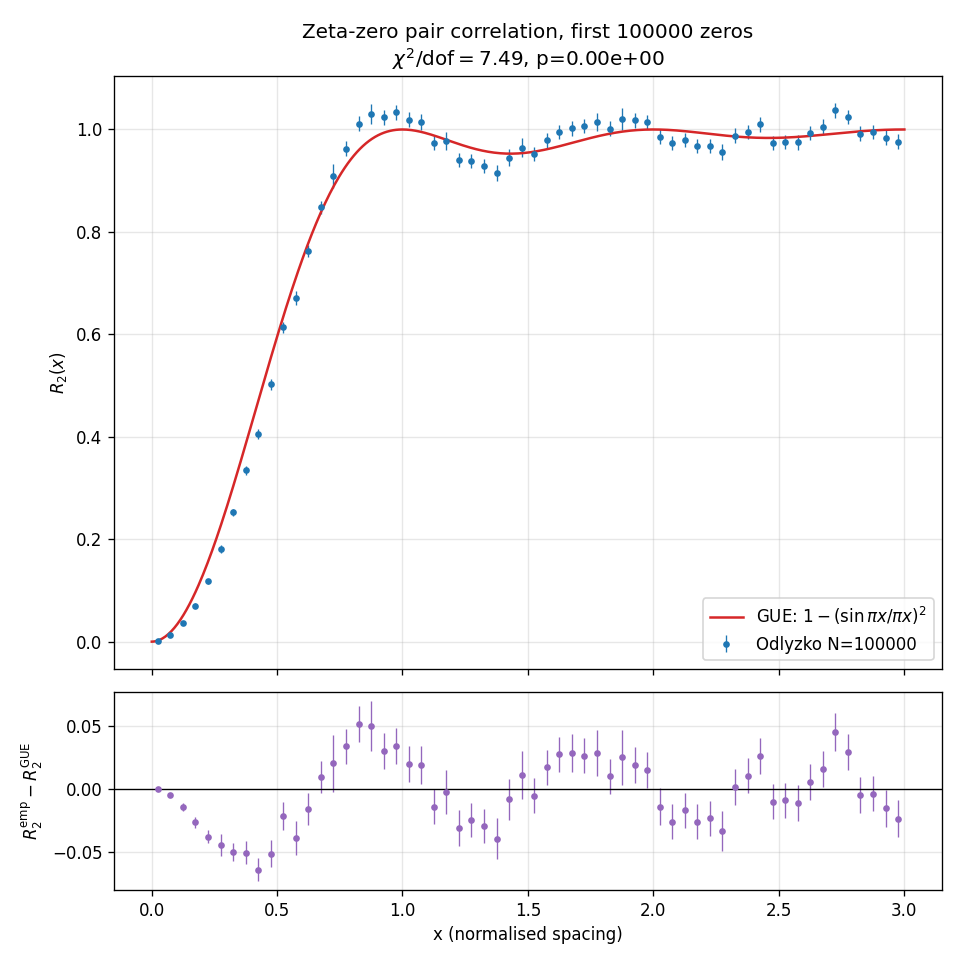

Write Python code to recreate this figure.
#!/usr/bin/env python3
"""
V7 Test 5: Odlyzko zero-statistics vs Montgomery-Dyson GUE pair correlation.

Tests whether empirical R_2(x) on first 10^5 Riemann zeta zeros deviates from
GUE in a way compatible with CCM arXiv:2511.22755 O(1/log T) Euler-product
truncation corrections.

Data: http://www.dtc.umn.edu/~odlyzko/zeta_tables/zeros1 (100k zeros, ~5 MB).
"""
from __future__ import annotations

import os
import sys
import urllib.request
from pathlib import Path

import numpy as np
import matplotlib
matplotlib.use("Agg")
import matplotlib.pyplot as plt

# ----------------------------------------------------------------------------
# 1. Load Odlyzko zeros
# ----------------------------------------------------------------------------
ZEROS_URL = "http://www.dtc.umn.edu/~odlyzko/zeta_tables/zeros1"
ZEROS_PATH = Path("/tmp/odlyzko_zeros1.txt")

def load_zeros() -> np.ndarray:
    if not ZEROS_PATH.exists():
        print(f"[fetch] {ZEROS_URL} -> {ZEROS_PATH}")
        urllib.request.urlretrieve(ZEROS_URL, ZEROS_PATH)
    gammas = np.loadtxt(ZEROS_PATH)
    print(f"[data] Loaded {len(gammas)} zeros from {ZEROS_URL}")
    print(f"[data] range: gamma_1 = {gammas[0]:.4f}, gamma_N = {gammas[-1]:.4f}")
    return gammas

# ----------------------------------------------------------------------------
# 2. Pair correlation R_2(x) using the standard Odlyzko/Montgomery
#    normalisation. We *unfold* the zeros: tilde_gamma_n = gamma_n * log(gamma_n/(2*pi))/(2*pi).
#    Then mean spacing is 1. Pair correlation on grid x with bin Dx:
#      R_2(x) = #pairs (n<m) with tilde_gamma_m - tilde_gamma_n in [x, x+Dx] / (N * Dx)
#    normalised s.t. R_2(x) -> 1 as x -> infty.
# ----------------------------------------------------------------------------
def unfold(gammas: np.ndarray) -> np.ndarray:
    # Riemann-von Mangoldt: N(T) = (T/2pi) log(T/2pi) - T/2pi + 7/8 + S(T) + O(1/T)
    # Standard Odlyzko unfolding: tilde_gamma_n = N(gamma_n) - S(gamma_n)  ~  smooth part
    t = gammas / (2.0 * np.pi)
    return t * np.log(t) - t + 7.0 / 8.0

def pair_correlation(tg: np.ndarray, xmax: float, dx: float):
    """
    Empirical pair correlation. Counts pairs within distance xmax only (fast).
    Uses sorted-array two-pointer sweep.
    Returns x_centers, R2, counts_per_bin.
    """
    N = len(tg)
    nbins = int(round(xmax / dx))
    counts = np.zeros(nbins, dtype=np.int64)
    # tg is already sorted
    j = 0
    for i in range(N):
        # advance j so tg[j] > tg[i] + xmax
        if j <= i:
            j = i + 1
        while j < N and tg[j] - tg[i] < xmax:
            j += 1
        # now pairs i<k<j with tg[k]-tg[i] in [0, xmax)
        diffs = tg[i + 1 : j] - tg[i]
        idx = (diffs / dx).astype(np.int64)
        idx = idx[idx < nbins]
        np.add.at(counts, idx, 1)
    # density: number of pairs with one endpoint in [0,N) and other in window
    # Expected uniform density of pairs = N (since mean spacing 1, so per unit
    # interval there are ~1 zero, and we have N starting points).
    # So R_2(x) dx ~ counts / N, and R_2(x) = counts / (N * dx).
    R2 = counts / (N * dx)
    x_centers = dx * (0.5 + np.arange(nbins))
    return x_centers, R2, counts

# ----------------------------------------------------------------------------
# 3. GUE prediction
# ----------------------------------------------------------------------------
def R2_GUE(x: np.ndarray) -> np.ndarray:
    out = np.ones_like(x)
    mask = np.abs(x) > 1e-12
    pix = np.pi * x[mask]
    out[mask] = 1.0 - (np.sin(pix) / pix) ** 2
    out[~mask] = 0.0
    return out

# ----------------------------------------------------------------------------
# 4. Main
# ----------------------------------------------------------------------------
def main():
    gammas = load_zeros()
    tg = unfold(gammas)
    # Sanity: mean spacing should be ~1
    spacings = np.diff(tg)
    print(f"[unfold] mean unfolded spacing = {spacings.mean():.6f} (expect ~1)")
    print(f"[unfold] std  unfolded spacing = {spacings.std():.6f}")

    dx = 0.05
    xmax = 3.0
    x, R2_emp, counts = pair_correlation(tg, xmax=xmax, dx=dx)
    R2_th = R2_GUE(x)

    # Poisson error bars on counts
    sigma_counts = np.sqrt(np.maximum(counts, 1))
    sigma_R2 = sigma_counts / (len(tg) * dx)

    # Jackknife: split zeros in 10 blocks, recompute on each leave-one-out
    print("[jack] computing jackknife error bars (10 blocks)...")
    nblocks = 10
    block_size = len(tg) // nblocks
    R2_jack = []
    for b in range(nblocks):
        lo, hi = b * block_size, (b + 1) * block_size
        tg_b = np.concatenate([tg[:lo], tg[hi:]])
        _, R2_b, _ = pair_correlation(tg_b, xmax=xmax, dx=dx)
        R2_jack.append(R2_b)
    R2_jack = np.array(R2_jack)
    R2_mean = R2_jack.mean(axis=0)
    sigma_jack = np.sqrt((nblocks - 1) / nblocks * ((R2_jack - R2_mean) ** 2).sum(axis=0))

    # Use max(poisson, jackknife) as conservative error
    sigma = np.maximum(sigma_R2, sigma_jack)

    residual = R2_emp - R2_th
    # chi^2 vs pure GUE, excluding the x=0 bin (trivial)
    mask = x > 0.1
    chi2 = np.sum((residual[mask] / sigma[mask]) ** 2)
    dof = mask.sum()
    from scipy.stats import chi2 as chi2_dist
    p_val = 1.0 - chi2_dist.cdf(chi2, dof)

    print(f"[fit] chi^2 vs pure GUE = {chi2:.2f} / {dof} dof")
    print(f"[fit] chi^2/dof = {chi2/dof:.3f}")
    print(f"[fit] p-value (chi^2 > obs | GUE) = {p_val:.4e}")

    max_dev = np.max(np.abs(residual[mask]) / sigma[mask])
    print(f"[fit] max |residual/sigma| = {max_dev:.2f} at x = {x[mask][np.argmax(np.abs(residual[mask]) / sigma[mask])]:.2f}")

    # Plot
    fig, (ax1, ax2) = plt.subplots(2, 1, figsize=(8, 8), sharex=True,
                                    gridspec_kw={"height_ratios": [3, 1]})
    ax1.errorbar(x, R2_emp, yerr=sigma, fmt="o", ms=3, lw=0.8,
                 label=f"Odlyzko N={len(gammas)}", color="tab:blue")
    xx = np.linspace(1e-3, xmax, 500)
    ax1.plot(xx, R2_GUE(xx), "-", color="tab:red",
             label=r"GUE: $1-(\sin\pi x/\pi x)^2$")
    ax1.set_ylabel(r"$R_2(x)$")
    ax1.set_title(f"Zeta-zero pair correlation, first {len(gammas)} zeros\n"
                  f"$\\chi^2/{{\\rm dof}}={chi2/dof:.2f}$, p={p_val:.2e}")
    ax1.legend()
    ax1.grid(alpha=0.3)

    ax2.errorbar(x, residual, yerr=sigma, fmt="o", ms=3, lw=0.8, color="tab:purple")
    ax2.axhline(0, color="black", lw=0.8)
    ax2.set_xlabel("x (normalised spacing)")
    ax2.set_ylabel(r"$R_2^{\rm emp}-R_2^{\rm GUE}$")
    ax2.grid(alpha=0.3)

    out_png = Path("/home/remondiere/crossed-cosmos/derivations/V7-test5-odlyzko.png")
    plt.tight_layout()
    plt.savefig(out_png, dpi=120)
    print(f"[plot] saved {out_png}")

    # Dump residual table
    out_csv = Path("/tmp/V7-test5-residuals.csv")
    np.savetxt(out_csv, np.column_stack([x, R2_emp, R2_th, residual, sigma]),
               header="x R2_emp R2_GUE residual sigma", comments="# ")
    print(f"[save] residual table {out_csv}")

    return dict(chi2=chi2, dof=dof, p=p_val, max_dev=max_dev, N=len(gammas))

if __name__ == "__main__":
    res = main()
    print("RESULT:", res)
